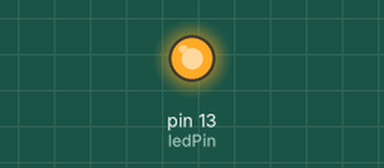
Bench run of a sketch on a simulated Arduino Uno, built with avr-gcc and run on an emulated ATmega328P. Parts: output pins drawn as LEDs (lit = HIGH).

Above: at 0.12 s.
At 11.3 s:
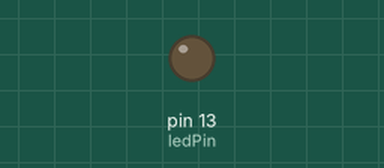
Timing chart, 0 to 16.9 s (numbered marks = the images above):
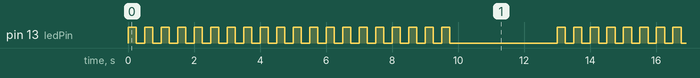

The sketch:

Flash.ino
```cpp
#define ledPin 13 // Preprocessor directive is like a symbol in ASM
int delayPeriod = 250;


void setup() {
  // put your setup code here, to run once:
  pinMode(ledPin, OUTPUT);
}

void loop() {
  // put your main code here, to run repeatedly:
 for (int i = 0; i < 20; i++)
 {
  flash();
 }
 delay(3000);
}

void flash()
{
  digitalWrite(ledPin, HIGH);
  delay(delayPeriod);
  digitalWrite(ledPin, LOW);
  delay(delayPeriod);
}
```

Measured:
- by itself, pin 13 (ledPin): repeats every 13.0 s: HIGH 0.25 s, LOW 3.3 s, 19 × (HIGH 0.25 s, LOW 0.25 s)
- by itself, everything shown: repeats every 13.0 s, in 40 steps
